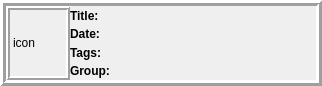
<?xml version="1.0" encoding="UTF-8"?>
<ui version="4.0">
 <class>DataItem</class>
 <widget class="QWidget" name="DataItem">
  <property name="geometry">
   <rect>
    <x>0</x>
    <y>0</y>
    <width>322</width>
    <height>80</height>
   </rect>
  </property>
  <property name="windowTitle">
   <string>Form</string>
  </property>
  <property name="autoFillBackground">
   <bool>true</bool>
  </property>
  <layout class="QVBoxLayout" name="verticalLayout_2">
   <property name="spacing">
    <number>0</number>
   </property>
   <property name="margin">
    <number>0</number>
   </property>
   <item>
    <widget class="QFrame" name="frame">
     <property name="frameShape">
      <enum>QFrame::Box</enum>
     </property>
     <property name="frameShadow">
      <enum>QFrame::Raised</enum>
     </property>
     <property name="lineWidth">
      <number>3</number>
     </property>
     <layout class="QHBoxLayout" name="horizontalLayout_5">
      <property name="spacing">
       <number>0</number>
      </property>
      <property name="margin">
       <number>0</number>
      </property>
      <item>
       <widget class="QLabel" name="iconLabel">
        <property name="minimumSize">
         <size>
          <width>64</width>
          <height>74</height>
         </size>
        </property>
        <property name="maximumSize">
         <size>
          <width>64</width>
          <height>74</height>
         </size>
        </property>
        <property name="frameShape">
         <enum>QFrame::Box</enum>
        </property>
        <property name="frameShadow">
         <enum>QFrame::Raised</enum>
        </property>
        <property name="lineWidth">
         <number>2</number>
        </property>
        <property name="midLineWidth">
         <number>0</number>
        </property>
        <property name="text">
         <string>icon</string>
        </property>
       </widget>
      </item>
      <item>
       <layout class="QVBoxLayout" name="verticalLayout">
        <property name="spacing">
         <number>0</number>
        </property>
        <item>
         <layout class="QHBoxLayout" name="horizontalLayout_3">
          <item>
           <widget class="QLabel" name="label_4">
            <property name="sizePolicy">
             <sizepolicy hsizetype="Fixed" vsizetype="Preferred">
              <horstretch>0</horstretch>
              <verstretch>0</verstretch>
             </sizepolicy>
            </property>
            <property name="font">
             <font>
              <weight>75</weight>
              <bold>true</bold>
             </font>
            </property>
            <property name="text">
             <string>Title: </string>
            </property>
           </widget>
          </item>
          <item>
           <widget class="QLabel" name="titleLabel">
            <property name="text">
             <string>&lt;label&gt;</string>
            </property>
           </widget>
          </item>
         </layout>
        </item>
        <item>
         <layout class="QHBoxLayout" name="horizontalLayout_2">
          <item>
           <widget class="QLabel" name="label">
            <property name="sizePolicy">
             <sizepolicy hsizetype="Fixed" vsizetype="Preferred">
              <horstretch>0</horstretch>
              <verstretch>0</verstretch>
             </sizepolicy>
            </property>
            <property name="font">
             <font>
              <weight>75</weight>
              <bold>true</bold>
             </font>
            </property>
            <property name="text">
             <string>Date: </string>
            </property>
           </widget>
          </item>
          <item>
           <widget class="QLabel" name="dateLabel">
            <property name="text">
             <string>&lt;date&gt;</string>
            </property>
           </widget>
          </item>
         </layout>
        </item>
        <item>
         <layout class="QHBoxLayout" name="horizontalLayout">
          <item>
           <widget class="QLabel" name="label_2">
            <property name="sizePolicy">
             <sizepolicy hsizetype="Fixed" vsizetype="Preferred">
              <horstretch>0</horstretch>
              <verstretch>0</verstretch>
             </sizepolicy>
            </property>
            <property name="font">
             <font>
              <weight>75</weight>
              <bold>true</bold>
             </font>
            </property>
            <property name="text">
             <string>Tags: </string>
            </property>
           </widget>
          </item>
          <item>
           <widget class="QLabel" name="tagLabel">
            <property name="text">
             <string>&lt;tags&gt;</string>
            </property>
           </widget>
          </item>
         </layout>
        </item>
        <item>
         <layout class="QHBoxLayout" name="horizontalLayout_4">
          <item>
           <widget class="QLabel" name="label_6">
            <property name="sizePolicy">
             <sizepolicy hsizetype="Fixed" vsizetype="Preferred">
              <horstretch>0</horstretch>
              <verstretch>0</verstretch>
             </sizepolicy>
            </property>
            <property name="font">
             <font>
              <weight>75</weight>
              <bold>true</bold>
             </font>
            </property>
            <property name="text">
             <string>Group: </string>
            </property>
           </widget>
          </item>
          <item>
           <widget class="QLabel" name="groupLabel">
            <property name="text">
             <string>&lt;group names&gt;</string>
            </property>
           </widget>
          </item>
         </layout>
        </item>
       </layout>
      </item>
     </layout>
    </widget>
   </item>
  </layout>
 </widget>
 <resources/>
 <connections/>
</ui>
